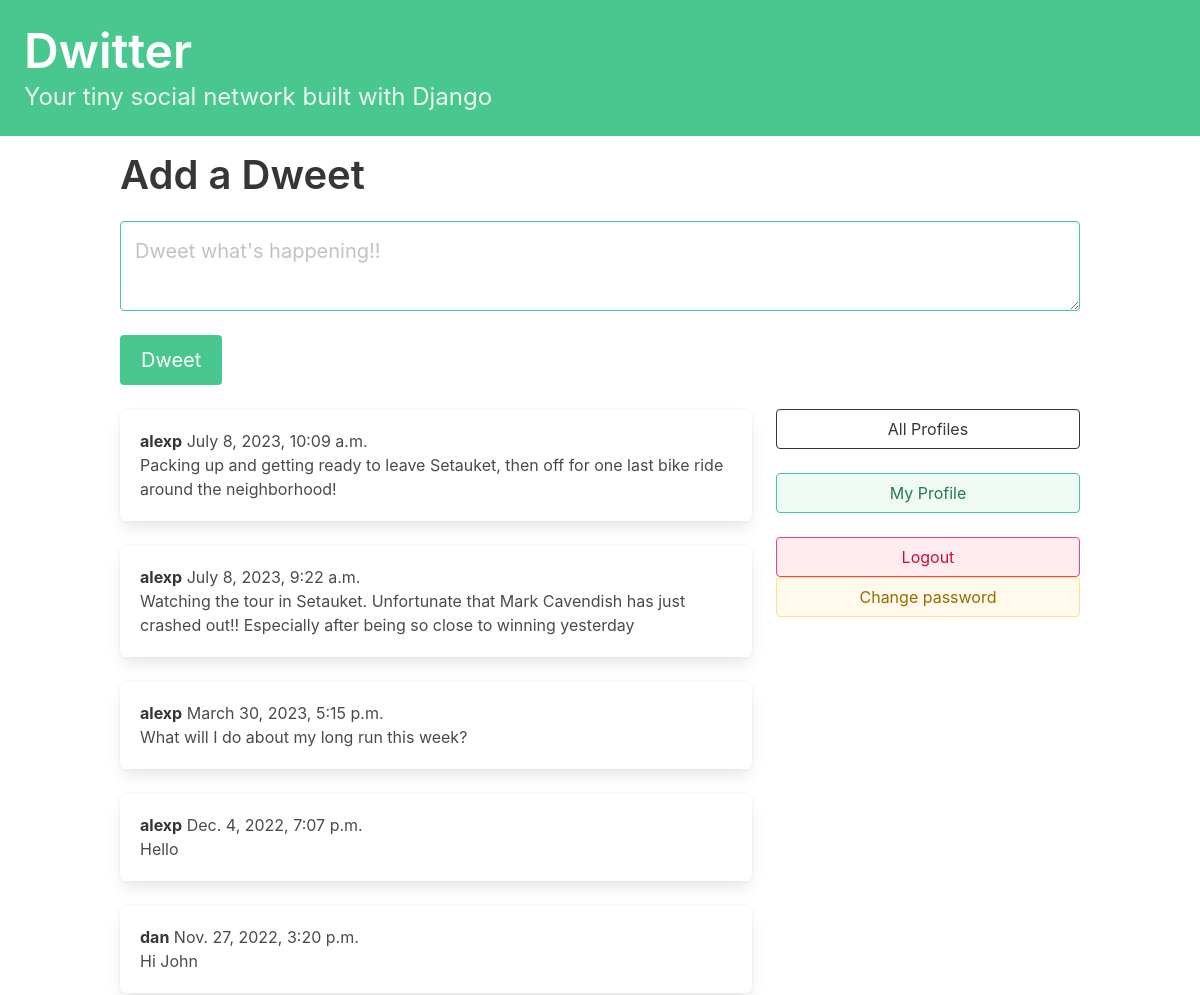
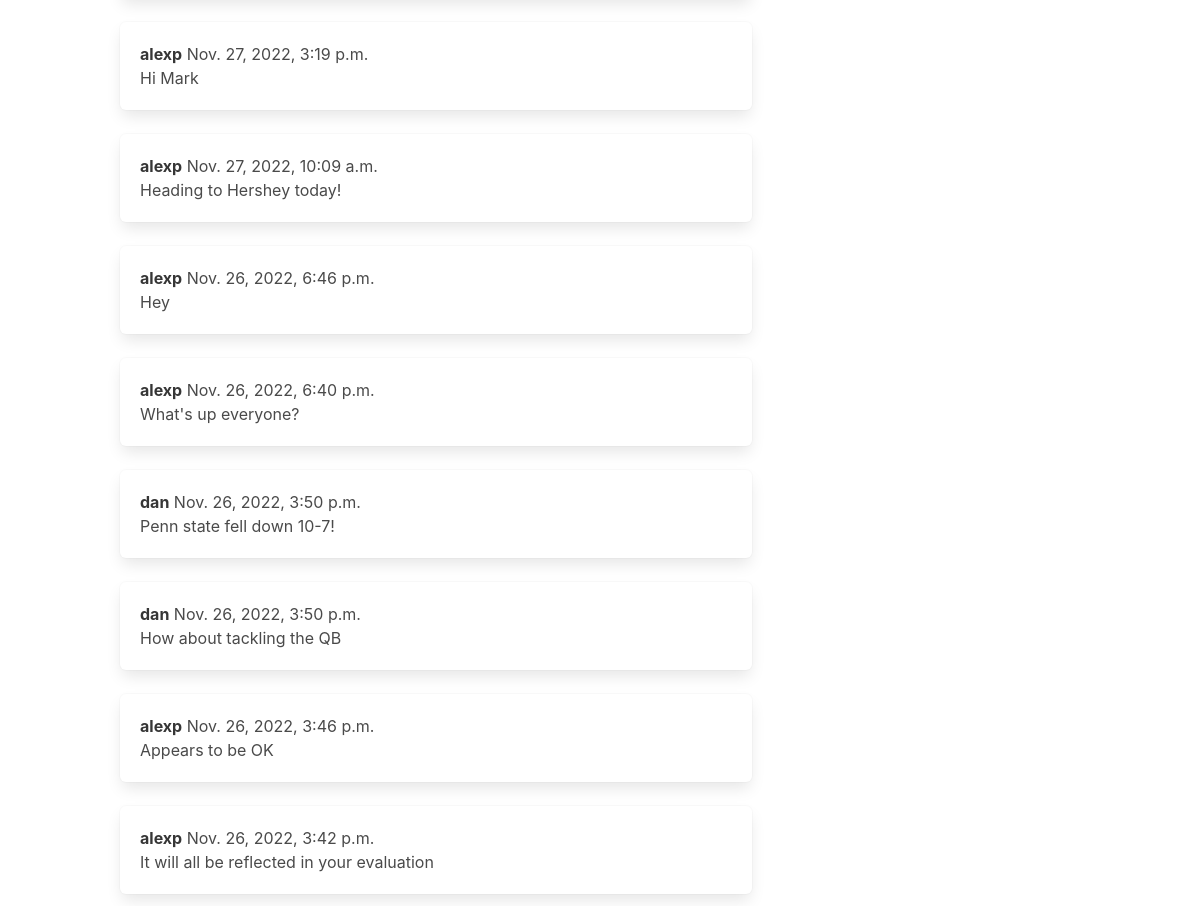
Screenshot of / (signed in) with the database file from the repository (2 pictures, top to bottom).
### dwitter/models.py (models this page shows, shortened)
class Dweet(models.Model):
    user = models.ForeignKey(User, related_name="dweets", on_delete=models.DO_NOTHING)
    body = models.CharField(max_length=140)
    created_at = models.DateTimeField(auto_now_add=True)

### dwitter/views.py (the view)
# urls.py: path('', views.dashboard, name='dashboard'),
def dashboard(request):
    form = DweetForm(request.POST or None)
    if request.method == "POST":
        if form.is_valid():
            dweet = form.save(commit=False)
            dweet.user = request.user
            dweet.save()
            return redirect("dwitter:dashboard")
    followed_dweets = Dweet.objects.filter(
        user__profile__in=request.user.profile.follows.all()
    ).order_by("-created_at")
    return render(
        request,
        "dwitter/dashboard.html",
        {"form": form, "dweets": followed_dweets},
    )

### dwitter/forms.py
class DweetForm(forms.ModelForm):
    body = forms.CharField(
        required=True,
        widget=forms.widgets.Textarea(
            attrs={
                "placeholder": "Dweet what's happening!!",
                "class": "textarea is-success is-medium",
                "rows": 2,}),
        label="",)
    class Meta:
        model = Dweet
        exclude = ("user", )

### dwitter/templates/dwitter/dashboard.html (shortened to what this page needs)
{% extends 'base.html' %}
{% block content %}
<div class="block">
    <div class="block">
        <h2 class="title is-2">Add a Dweet</p>
    </div>
    <div class="block">
        <form method="post">
            {{ form.as_p }}
            <button class="button is-success is-medium mt-5" type="submit">Dweet</button>
        </form>
    </div>
</div>
<div class="columns">
    <div class="column is-two-thirds">
        {% for dweet in dweets %}
            <div class="box">
                <h4><strong>{{ dweet.user.username }}</strong> {{ dweet.created_at }}</h4>
                <p>{{ dweet.body }}</p>
            </div>
        {% endfor %}
    </div>
    <div class="column">
        <div class="block">
            <a href="{% url 'dwitter:profile_list' %} ">
                <button class="button is-dark is-outlined is-fullwidth">
                    All Profiles
                </button>
            </a>
        </div>
        <div class="block">
            <a href="{% url 'dwitter:profile' request.user.profile.id %} ">
                <button class="button is-success is-light is-outlined is-fullwidth">
                    My Profile
                </button>
            </a>
        </div>
        <div class="block">
            {% if user.is_authenticated %}
                <a href="{% url 'dwitter:logout' %}">
                    <button class="button is-danger is-light is-outlined is-fullwidth">
                        Logout
                    </button>
                </a>
                <a href="{% url 'dwitter:password_change' %}">
                    <button class="button is-warning is-light is-outlined is-fullwidth">
                        Change password
                    </button>
                </a>
            {% else %}
                <a href="{% url 'dwitter:login' %}">
                    <button class="button is-info is-light is-outlined is-fullwidth">
                        Login
                    </button>
                </a>
            {% endif %}
        </div>
    </div>
</div>
{% endblock content %}

### rows the page displays
Dweet: user.username "alexp", created_at "July 8, 2023, 10:09 a.m.", body "Packing up and getting ready to leave Setauket, then off for one last bike ride around the neighborhood!"
Dweet: user.username "alexp", created_at "July 8, 2023, 9:22 a.m.", body "Watching the tour in Setauket. Unfortunate that Mark Cavendish has just crashed out!! Especially after being so close to winning yesterday"
Dweet: user.username "alexp", created_at "March 30, 2023, 5:15 p.m.", body "What will I do about my long run this week?"
Dweet: user.username "alexp", created_at "Dec. 4, 2022, 7:07 p.m.", body "Hello"
Dweet: user.username "dan", created_at "Nov. 27, 2022, 3:20 p.m.", body "Hi John"
Dweet: user.username "alexp", created_at "Nov. 27, 2022, 3:19 p.m.", body "Hi Mark"
Dweet: user.username "alexp", created_at "Nov. 27, 2022, 10:09 a.m.", body "Heading to Hershey today!"
Dweet: user.username "alexp", created_at "Nov. 26, 2022, 6:46 p.m.", body "Hey"
Dweet: user.username "alexp", created_at "Nov. 26, 2022, 6:40 p.m.", body "What's up everyone?"
Dweet: user.username "dan", created_at "Nov. 26, 2022, 3:50 p.m.", body "Penn state fell down 10-7!"
Dweet: user.username "dan", created_at "Nov. 26, 2022, 3:50 p.m.", body "How about tackling the QB"
Dweet: user.username "alexp", created_at "Nov. 26, 2022, 3:46 p.m.", body "Appears to be OK"
Dweet: user.username "alexp", created_at "Nov. 26, 2022, 3:42 p.m.", body "It will all be reflected in your evaluation"
